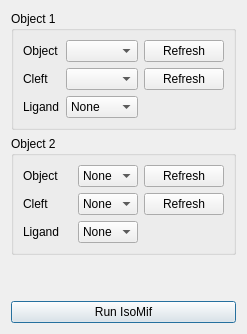
        <widget class="QWidget" name="ISOMIF_page">
         <layout class="QVBoxLayout" name="verticalLayout_26">
          <item>
           <widget class="QGroupBox" name="groupBox_65">
            <property name="title">
             <string>Object 1</string>
            </property>
            <layout class="QGridLayout" name="gridLayout_11">
             <item row="0" column="0">
              <widget class="QLabel" name="label_139">
               <property name="text">
                <string>&lt;html&gt;&lt;head/&gt;&lt;body&gt;&lt;p&gt;Object&lt;/p&gt;&lt;/body&gt;&lt;/html&gt;</string>
               </property>
              </widget>
             </item>
             <item row="0" column="1">
              <widget class="QComboBox" name="ISOMIF_select_target_object_1">
               <property name="sizePolicy">
                <sizepolicy hsizetype="Minimum" vsizetype="Fixed">
                 <horstretch>0</horstretch>
                 <verstretch>0</verstretch>
                </sizepolicy>
               </property>
              </widget>
             </item>
             <item row="0" column="2">
              <widget class="QPushButton" name="ISOMIF_target_refresh_object_1">
               <property name="sizePolicy">
                <sizepolicy hsizetype="Maximum" vsizetype="Fixed">
                 <horstretch>0</horstretch>
                 <verstretch>0</verstretch>
                </sizepolicy>
               </property>
               <property name="text">
                <string>Refresh</string>
               </property>
              </widget>
             </item>
             <item row="1" column="0">
              <widget class="QLabel" name="label_140">
               <property name="text">
                <string>&lt;html&gt;&lt;head/&gt;&lt;body&gt;&lt;p&gt;Cleft&lt;/p&gt;&lt;/body&gt;&lt;/html&gt;</string>
               </property>
              </widget>
             </item>
             <item row="1" column="1">
              <widget class="QComboBox" name="ISOMIF_select_cleft_object_1">
               <property name="sizePolicy">
                <sizepolicy hsizetype="Minimum" vsizetype="Fixed">
                 <horstretch>0</horstretch>
                 <verstretch>0</verstretch>
                </sizepolicy>
               </property>
              </widget>
             </item>
             <item row="1" column="2">
              <widget class="QPushButton" name="ISOMIF_cleft_refresh_object_1">
               <property name="sizePolicy">
                <sizepolicy hsizetype="Maximum" vsizetype="Fixed">
                 <horstretch>0</horstretch>
                 <verstretch>0</verstretch>
                </sizepolicy>
               </property>
               <property name="text">
                <string>Refresh</string>
               </property>
              </widget>
             </item>
             <item row="2" column="0">
              <widget class="QLabel" name="label_141">
               <property name="text">
                <string>&lt;html&gt;&lt;head/&gt;&lt;body&gt;&lt;p&gt;Ligand&lt;/p&gt;&lt;/body&gt;&lt;/html&gt;</string>
               </property>
              </widget>
             </item>
             <item row="2" column="1">
              <widget class="QComboBox" name="ISOMIF_select_ligand_object_1">
               <property name="sizePolicy">
                <sizepolicy hsizetype="Minimum" vsizetype="Fixed">
                 <horstretch>0</horstretch>
                 <verstretch>0</verstretch>
                </sizepolicy>
               </property>
               <item>
                <property name="text">
                 <string>None</string>
                </property>
               </item>
              </widget>
             </item>
            </layout>
           </widget>
          </item>
          <item>
           <widget class="QGroupBox" name="groupBox_66">
            <property name="title">
             <string>Object 2</string>
            </property>
            <layout class="QGridLayout" name="gridLayout_12">
             <item row="0" column="0">
              <widget class="QLabel" name="label_142">
               <property name="text">
                <string>&lt;html&gt;&lt;head/&gt;&lt;body&gt;&lt;p&gt;Object&lt;/p&gt;&lt;/body&gt;&lt;/html&gt;</string>
               </property>
              </widget>
             </item>
             <item row="0" column="1">
              <widget class="QComboBox" name="ISOMIF_select_target_object_2">
               <property name="sizePolicy">
                <sizepolicy hsizetype="Minimum" vsizetype="Fixed">
                 <horstretch>0</horstretch>
                 <verstretch>0</verstretch>
                </sizepolicy>
               </property>
               <item>
                <property name="text">
                 <string>None</string>
                </property>
               </item>
              </widget>
             </item>
             <item row="0" column="2">
              <widget class="QPushButton" name="ISOMIF_target_refresh_object_2">
               <property name="sizePolicy">
                <sizepolicy hsizetype="Maximum" vsizetype="Fixed">
                 <horstretch>0</horstretch>
                 <verstretch>0</verstretch>
                </sizepolicy>
               </property>
               <property name="text">
                <string>Refresh</string>
               </property>
              </widget>
             </item>
             <item row="1" column="0">
              <widget class="QLabel" name="label_143">
               <property name="text">
                <string>&lt;html&gt;&lt;head/&gt;&lt;body&gt;&lt;p&gt;Cleft&lt;/p&gt;&lt;/body&gt;&lt;/html&gt;</string>
               </property>
              </widget>
             </item>
             <item row="1" column="1">
              <widget class="QComboBox" name="ISOMIF_select_cleft_object_2">
               <property name="sizePolicy">
                <sizepolicy hsizetype="Minimum" vsizetype="Fixed">
                 <horstretch>0</horstretch>
                 <verstretch>0</verstretch>
                </sizepolicy>
               </property>
               <item>
                <property name="text">
                 <string>None</string>
                </property>
               </item>
              </widget>
             </item>
             <item row="1" column="2">
              <widget class="QPushButton" name="ISOMIF_cleft_refresh_object_2">
               <property name="sizePolicy">
                <sizepolicy hsizetype="Maximum" vsizetype="Fixed">
                 <horstretch>0</horstretch>
                 <verstretch>0</verstretch>
                </sizepolicy>
               </property>
               <property name="text">
                <string>Refresh</string>
               </property>
              </widget>
             </item>
             <item row="2" column="0">
              <widget class="QLabel" name="label_144">
               <property name="text">
                <string>&lt;html&gt;&lt;head/&gt;&lt;body&gt;&lt;p&gt;Ligand&lt;/p&gt;&lt;/body&gt;&lt;/html&gt;</string>
               </property>
              </widget>
             </item>
             <item row="2" column="1">
              <widget class="QComboBox" name="ISOMIF_select_ligand_object_2">
               <property name="sizePolicy">
                <sizepolicy hsizetype="Minimum" vsizetype="Fixed">
                 <horstretch>0</horstretch>
                 <verstretch>0</verstretch>
                </sizepolicy>
               </property>
               <item>
                <property name="text">
                 <string>None</string>
                </property>
               </item>
              </widget>
             </item>
            </layout>
           </widget>
          </item>
          <item>
           <spacer name="verticalSpacer_5">
            <property name="orientation">
             <enum>Qt::Vertical</enum>
            </property>
            <property name="sizeHint" stdset="0">
             <size>
              <width>20</width>
              <height>40</height>
             </size>
            </property>
           </spacer>
          </item>
          <item>
           <widget class="QPushButton" name="ISOMIF_run">
            <property name="text">
             <string>Run IsoMif</string>
            </property>
            <property name="default">
             <bool>true</bool>
            </property>
           </widget>
          </item>
         </layout>
        </widget>
